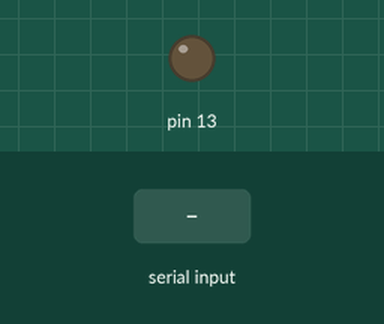
Recording of a sketch running on a simulated Arduino Uno, built with avr-gcc and run on an emulated ATmega328P. On the bench: output pins drawn as LEDs (lit = HIGH). The test bench sets the inputs (shaded band).

Above: at 1.2 s.
1.3 s: "a" received over Serial
At 2.4 s:
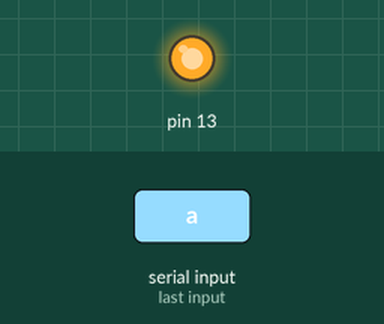
Timing chart, 0 to 4.3 s (numbered marks = the images above; inputs shaded):
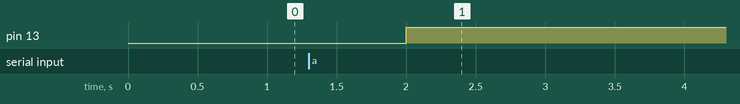

The sketch:

sketch_sep16a.ino
```cpp
void setup() {
  Serial.begin(9600);
  pinMode(13,OUTPUT);


}

void loop() {


if (Serial.available()) {
   char infor = (char)Serial.read() ;
  if(infor == 'a'){
   digitalWrite(13,HIGH);
   digitalWrite(3,HIGH);

  }
}


delay(1000);

}
```

Measured:
- after the input at 1.3 s, pin 13: LOW → HIGH after 0.70 s
